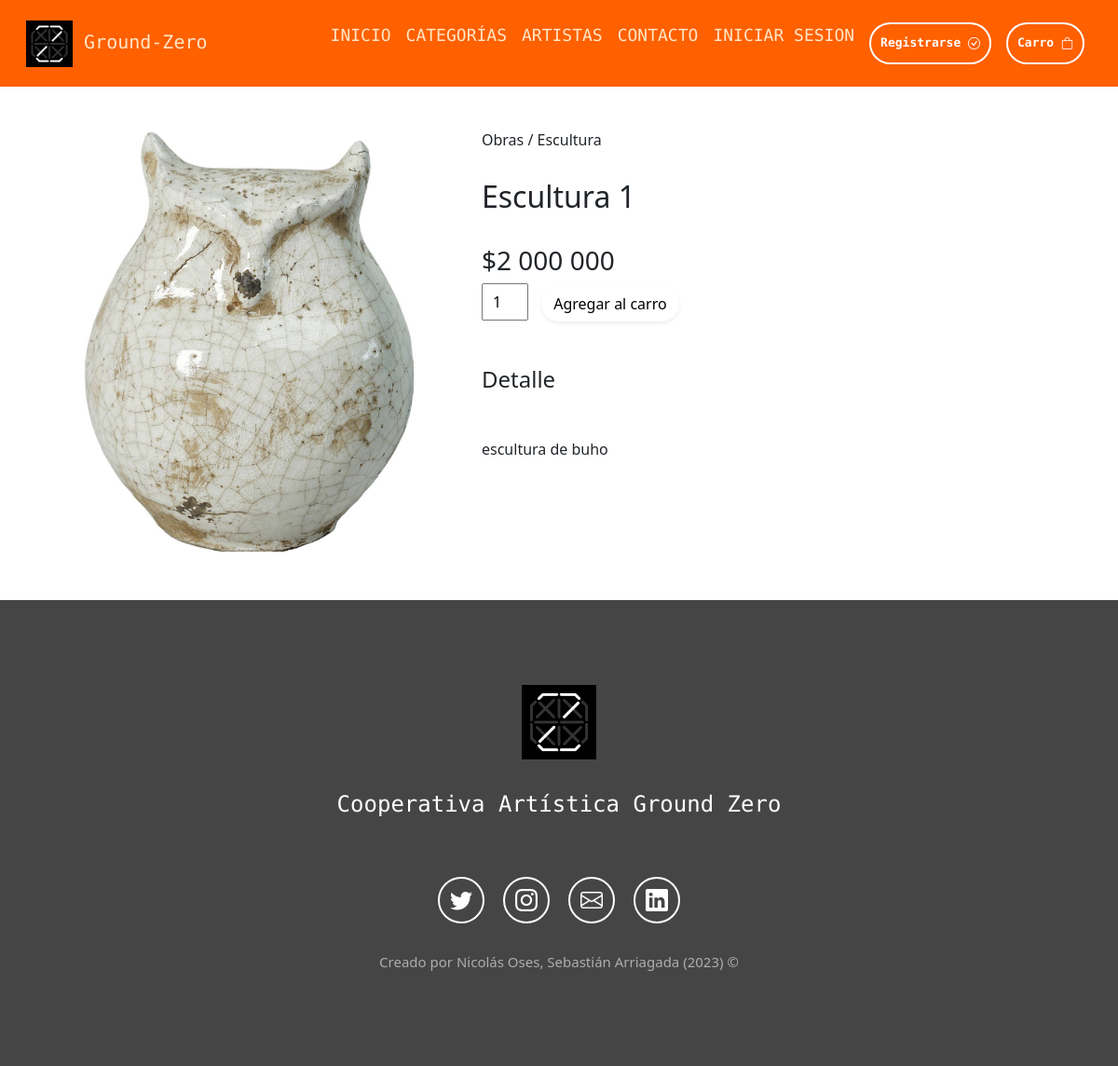
Page /detalle-producto/18/ on the committed database.
### aplicacion/models.py (models this page shows, shortened)
class Obra(models.Model):
    titulo            = models.CharField(max_length=50)
    precio            = models.IntegerField()
    descripcion       = models.TextField()
    fecha_publicacion = models.DateField()
    imagen            = models.ImageField(upload_to="productos", null = True)
    url               = models.CharField(max_length=50, blank=True, null= True)
    categoria         = models.ForeignKey(Categoria, on_delete = models.PROTECT)
    artista           = models.ForeignKey(Artista, on_delete = models.PROTECT)

class Categoria(models.Model):
    nombre = models.CharField(max_length=50)
    def __str__(self):
        return self.nombre

### aplicacion/views.py (the view)
# urls.py: path('detalle-producto/<int:id>/', views.detalle_producto, name='detalle_producto'),
def detalle_producto(request, id):
    obra = get_object_or_404(Obra, id=id)
    data = {
        'obra': obra,
    }
    return render(request, 'app/plantillas/detalle_producto.html', data)

### aplicacion/context_processor.py (called while the page is built)
def total_carrito(request):
    total = 0
    cantidadTotal = 0
    if request.user.is_authenticated:
        if 'carrito' in request.session.keys():
            for key, value in request.session['carrito'].items():
                total += int(value['acumulado'])
                cantidadTotal += int(value['cantidad'])
    return {'total_carrito': total, 'cantidad_total': cantidadTotal}

### aplicacion/templates/app/plantillas/detalle_producto.html (shortened to what this page needs)
{% extends 'app/base.html' %}
{% load static %}
{% load humanize %}
  {% block contenido %}
  <section class="container sproduct mb-5">
    <div class="row mt-5">
      <div class="col-lg-5 col-md-12 col-12">
        {% if obra.imagen %}
        <img src="{{ obra.imagen.url }}" class="img-fluid w-100 pb-1" alt="">
        {% endif %}
      </div>
      <div class="col-lg-6 col-md-12 col-12">
        <h6>Obras / {{ obra.categoria | title }}</h6>
        <h2 class="py-4">{{ obra.titulo | title }}</h2>
        <h3>${{ obra.precio | intcomma }}</h3>
        <input type="number" value="1">
        <button class="btn btn-white shadow-sm rounded-pill">
          <a href="{% url 'agregar_carrito' obra.id %}" style="text-decoration: none; color: black;">
            Agregar al carro
          </a>
        </button>
        <h4 class="mt-5 mb-5">Detalle</h4>
        <span>{{ obra.descripcion }}</span>
      </div>
    </div>
  </section>
  {% endblock %}

### aplicacion/static/app/css/style.css (style rules this page uses)
section { display: flex; flex-direction: column; align-items: center; justify-content: center; }
.sproduct input { width: 50px; height: 40px; padding-left: 10px; font-size: 16px; margin-right: 10px; }

### rows in the picture
Obra: imagen (picture), categoria "Escultura", titulo "Escultura 1", precio "2 000 000", descripcion "escultura de buho"
